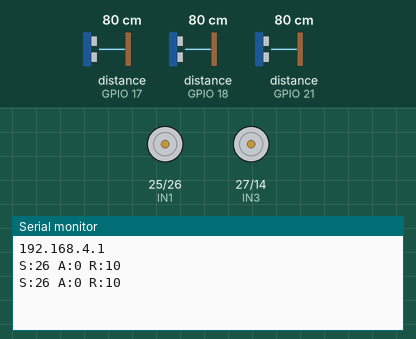
Bench run of a sketch on a simulated ESP32. Parts: motor-driver pin pairs drawn as motors (green arrow = first pin HIGH = forward, orange = second pin HIGH = backward, longer = more drive, scaled by the enable pin), the last lines printed to the serial monitor. Wiring (inferred from the names in the program): 3 × ultrasonic range finder: trigger GPIO 5, echo GPIO 18 / trigger GPIO 16, echo GPIO 17 / trigger GPIO 19, echo GPIO 21. The inputs (shaded band) are chosen by the test bench; at power-on: distance to the obstacle (sensors on GPIO 18, GPIO 17, GPIO 21) 80 cm. The echo pulse lasts 58.3 µs per cm; random numbers use the default seed unless the sketch sets one.

Above: at 1.2 s.
1.3 s: distance to the obstacle (sensor on GPIO 18) set to 2 cm
At 1.57 s:
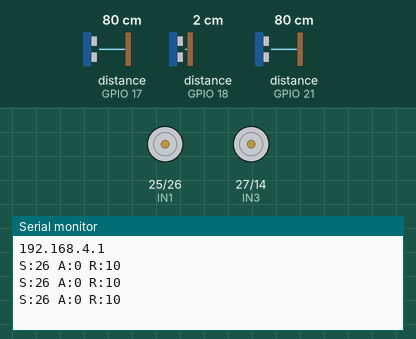
4.3 s: distance to the obstacle (sensor on GPIO 18) set to 18 cm
At 4.38 s:
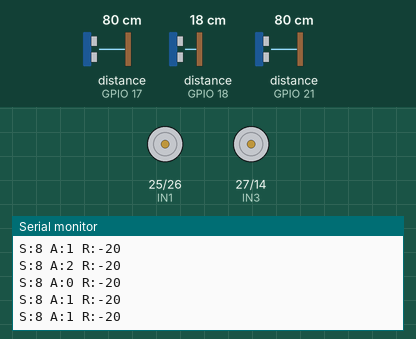
7.3 s: distance to the obstacle (sensor on GPIO 18) set to 23 cm
At 7.74 s:
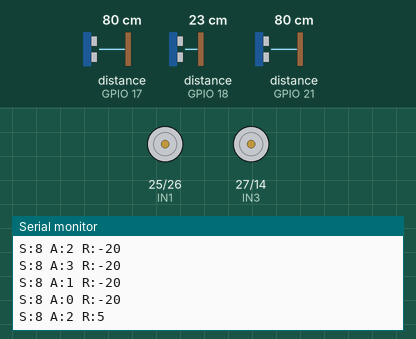
10.3 s: distance to the obstacle (sensor on GPIO 18) set to 4 cm
At 11.64 s:
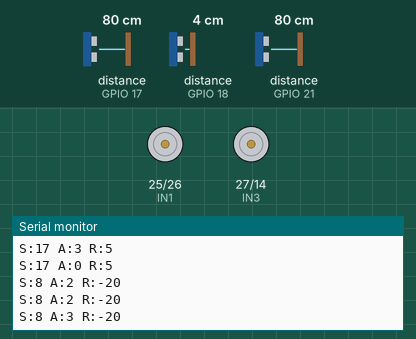
Timing chart, 0 to 13.3 s (numbered marks = the images above; inputs shaded):
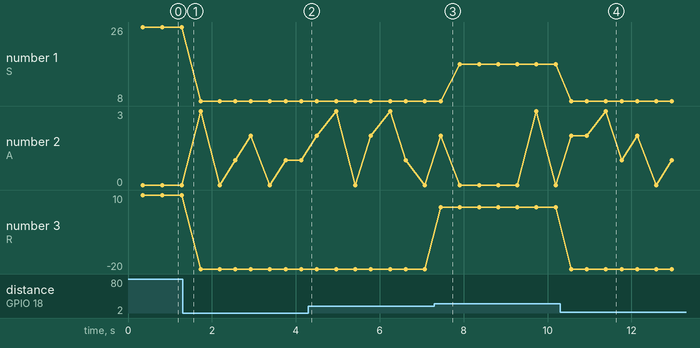

The sketch:

slam.ino
```cpp
#include <WiFi.h>
#include <WebServer.h>

// -------------------------
// Ultrasonic Pins
// -------------------------
#define TRIGF 5
#define ECHOF 18
#define TRIGL 16
#define ECHOL 17
#define TRIGR 19
#define ECHOR 21

// -------------------------
// Motor Driver Pins (L298N)
// -------------------------
#define ENA 23
#define IN1 25
#define IN2 26
#define ENB 22
#define IN3 27
#define IN4 14

// -------------------------
// Q-Learning Parameters
// -------------------------
float Q[27][4];
float alpha = 0.3;       // learning rate
float discount = 0.8;    // renamed gamma → discount
float epsilon = 0.2;     // exploration rate

// -------------------------
// Grid Map Settings
// -------------------------
const int GRID_SIZE = 41;
const int CENTER = GRID_SIZE/2;
const int MAX_STEPS = 2000;

int grid[GRID_SIZE][GRID_SIZE];
int pathX[MAX_STEPS];
int pathY[MAX_STEPS];
int pathLen = 0;

// Robot Estimated Pose
int robotX = CENTER;
int robotY = CENTER;
int robotDir = 0; // 0=N,1=E,2=S,3=W

// Movement timing (tune these)
const int FORWARD_MS = 300;
const int TURN_MS = 220;

// -------------------------
// WebServer
// -------------------------
WebServer server(80);

// -------------------------
// Motors
// -------------------------
void motorForward() {
  digitalWrite(IN1, HIGH); digitalWrite(IN2, LOW);
  digitalWrite(IN3, HIGH); digitalWrite(IN4, LOW);
}
void motorBackward() {
  digitalWrite(IN1, LOW); digitalWrite(IN2, HIGH);
  digitalWrite(IN3, LOW); digitalWrite(IN4, HIGH);
}
void motorLeftTurn() {
  digitalWrite(IN1, LOW); digitalWrite(IN2, HIGH);
  digitalWrite(IN3, HIGH); digitalWrite(IN4, LOW);
}
void motorRightTurn() {
  digitalWrite(IN1, HIGH); digitalWrite(IN2, LOW);
  digitalWrite(IN3, LOW); digitalWrite(IN4, HIGH);
}
void motorStop() {
  digitalWrite(IN1, LOW); digitalWrite(IN2, LOW);
  digitalWrite(IN3, LOW); digitalWrite(IN4, LOW);
}

// -------------------------
// Ultrasonic
// -------------------------
long getDistance(int trigPin, int echoPin) {
  digitalWrite(trigPin, LOW);
  delayMicroseconds(2);
  digitalWrite(trigPin, HIGH);
  delayMicroseconds(10);
  digitalWrite(trigPin, LOW);
  long duration = pulseIn(echoPin, HIGH, 20000);
  long dist = duration * 0.034 / 2;
  if (dist == 0) dist = 300;
  return dist;
}

// -------------------------
// Grid & Path Logging
// -------------------------
void recordPosition() {
  if (pathLen < MAX_STEPS) {
    pathX[pathLen] = robotX;
    pathY[pathLen] = robotY;
    pathLen++;
  }
  grid[robotY][robotX]++;
}

void moveForwardGrid() {
  motorForward();
  delay(FORWARD_MS);
  motorStop();

  if (robotDir == 0 && robotY > 0) robotY--;
  else if (robotDir == 1 && robotX < GRID_SIZE-1) robotX++;
  else if (robotDir == 2 && robotY < GRID_SIZE-1) robotY++;
  else if (robotDir == 3 && robotX > 0) robotX--;

  recordPosition();
}
void turnLeftGrid() {
  motorLeftTurn();
  delay(TURN_MS);
  motorStop();

  robotDir = (robotDir + 3) % 4;
}
void turnRightGrid() {
  motorRightTurn();
  delay(TURN_MS);
  motorStop();

  robotDir = (robotDir + 1) % 4;
}
void backGrid() {
  motorBackward();
  delay(FORWARD_MS);
  motorStop();

  if (robotDir == 0 && robotY < GRID_SIZE-1) robotY++;
  else if (robotDir == 1 && robotX > 0) robotX--;
  else if (robotDir == 2 && robotY > 0) robotY--;
  else if (robotDir == 3 && robotX < GRID_SIZE-1) robotX++;

  recordPosition();
}

// -------------------------
// State + Reward
// -------------------------
int getState() {
  long F = getDistance(TRIGF, ECHOF);
  long L = getDistance(TRIGL, ECHOL);
  long R = getDistance(TRIGR, ECHOR);

  int Fz = (F < 20 ? 0 : (F < 40 ? 1 : 2));
  int Lz = (L < 20 ? 0 : (L < 40 ? 1 : 2));
  int Rz = (R < 20 ? 0 : (R < 40 ? 1 : 2));

  return Fz*9 + Lz*3 + Rz;
}

int getReward(int state) {
  int Fz = state / 9;
  if (Fz == 0) return -20;
  if (Fz == 1) return +5;
  if (Fz == 2) return +10;
  return 0;
}

// -------------------------
// Q-Learning Action
// -------------------------
int chooseAction(int state) {
  if ((float)random(0,1000)/1000.0 < epsilon) {
    return random(0,4);
  }
  int best = 0;
  float bestVal = Q[state][0];
  for (int a=1; a<4; a++) {
    if (Q[state][a] > bestVal) {
      best = a;
      bestVal = Q[state][a];
    }
  }
  return best;
}

// -------------------------
// Web UI JSON
// -------------------------
String getMapJSON() {
  String s = "{";
  s += "\"gridSize\":" + String(GRID_SIZE) + ",";
  s += "\"pathLen\":" + String(pathLen) + ",";
  s += "\"path\":[";

  for (int i=0; i<pathLen; i++) {
    s += "{\"x\":" + String(pathX[i]) + ",\"y\":" + String(pathY[i]) + "}";
    if (i < pathLen-1) s += ",";
  }
  s += "],\"visits\":[";

  bool first = true;
  for (int y=0; y<GRID_SIZE; y++) {
    for (int x=0; x<GRID_SIZE; x++) {
      if (grid[y][x] > 0) {
        if (!first) s += ",";
        first = false;
        s += "{\"x\":" + String(x) + ",\"y\":" + String(y) + ",\"v\":" + String(grid[y][x]) + "}";
      }
    }
  }
  s += "]}";
  return s;
}

void handleRoot() {
  String html = R"====(
<!DOCTYPE html>
<html>
<head>
<title>ESP32 AI Patrol Map</title>
<style>
body { font-family: Arial; }
canvas { border:1px solid #000; }
</style>
</head>
<body>
<h2>AI Patrol Path Map</h2>
<canvas id="map" width="512" height="512"></canvas>
<script>
async function update(){
  let res = await fetch('/map');
  let j = await res.json();
  draw(j);
}
function draw(j){
  let c = document.getElementById("map");
  let ctx = c.getContext("2d");
  ctx.fillStyle="white";
  ctx.fillRect(0,0,512,512);
  let cell = 512/j.gridSize;

  // visits
  j.visits.forEach(v=>{
    ctx.fillStyle=`rgba(0,150,255,${Math.min(1,v.v*0.1)})`;
    ctx.fillRect(v.x*cell, v.y*cell, cell, cell);
  });

  // path
  ctx.strokeStyle="red";
  ctx.lineWidth=2;
  ctx.beginPath();
  if(j.pathLen>0){
    ctx.moveTo((j.path[0].x+0.5)*cell,(j.path[0].y+0.5)*cell);
    for(let i=1;i<j.pathLen;i++){
      ctx.lineTo((j.path[i].x+0.5)*cell,(j.path[i].y+0.5)*cell);
    }
    ctx.stroke();
  }
}
setInterval(update,800);
update();
</script>
</body>
</html>
)====";
  server.send(200, "text/html", html);
}

void handleMap() {
  server.send(200, "application/json", getMapJSON());
}

// -------------------------
// Setup
// -------------------------
void setup() {
  Serial.begin(115200);
  randomSeed(analogRead(34));

  pinMode(TRIGF,OUTPUT); pinMode(ECHOF,INPUT);
  pinMode(TRIGL,OUTPUT); pinMode(ECHOL,INPUT);
  pinMode(TRIGR,OUTPUT); pinMode(ECHOR,INPUT);

  pinMode(ENA,OUTPUT); pinMode(IN1,OUTPUT); pinMode(IN2,OUTPUT);
  pinMode(ENB,OUTPUT); pinMode(IN3,OUTPUT); pinMode(IN4,OUTPUT);

  // init map
  for(int i=0;i<GRID_SIZE;i++)
    for(int j=0;j<GRID_SIZE;j++)
      grid[i][j]=0;

  recordPosition();

  // init Q table
  for(int s=0;s<27;s++)
    for(int a=0;a<4;a++)
      Q[s][a] = 0;

  // WiFi AP mode
  WiFi.softAP("PatrolBotAP");
  Serial.println(WiFi.softAPIP());

  server.on("/", handleRoot);
  server.on("/map", handleMap);
  server.begin();
}

// -------------------------
// MAIN LOOP
// -------------------------
void loop() {
  server.handleClient();

  int state = getState();
  int action = chooseAction(state);

  switch(action){
    case 0: moveForwardGrid(); break;
    case 1: turnLeftGrid(); break;
    case 2: turnRightGrid(); break;
    case 3: backGrid(); break;
  }

  int reward = getReward(getState());
  int newState = getState();

  float maxQ = Q[newState][0];
  for (int a=1;a<4;a++)
    if (Q[newState][a] > maxQ)
      maxQ = Q[newState][a];

  Q[state][action] =
    (1 - alpha)*Q[state][action] +
    alpha*(reward + discount * maxQ);

  Serial.print("S:"); Serial.print(state);
  Serial.print(" A:"); Serial.print(action);
  Serial.print(" R:"); Serial.println(reward);

  delay(120);
}
```

Measured:
- after the input at 7.3 s, the serial monitor: prints a new line after 0.15 s (image 3)
- after the input at 10.3 s, the serial monitor: prints a new line after 0.27 s (image 4)
- plotted number 1: 26 → 8 after the input at 1.3 s, 8 → 17 after the input at 7.3 s
- plotted number 2: 0 → 1 after the input at 1.3 s
- plotted number 3: 10 → -20 after the input at 1.3 s, -20 → 5 after the input at 7.3 s, 5 → -20 after the input at 10.3 s
